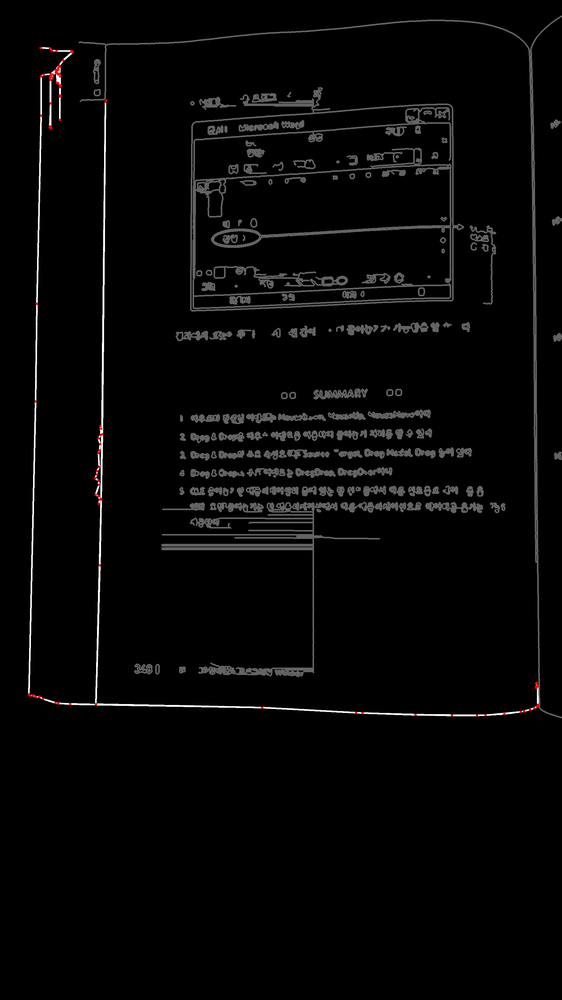
#> input picture pylab/beta lab/img 0.png, 562 x 1000 px, shrunk from 1836 x 3264 before the run
$ python -i '전처리.py'   (imports and definitions only)   (older library calls are emulated)
#> lines starting #> are read from the running program, lines starting #| are printed output that depends on the picture; after the words box and inside, x2 and y2 are one past the last pixel; in counts of white or black regions, pixels touching at a corner belong together
#> further down, picture is the input picture: shape (1000, 562, 3); mean B, G, R 6.4, 6.4, 6.5
import cv2
import os

def get_contours(image):
    # 그레이 스케일 먹이고, 가우시안 블루 먹인다.
    gray = cv2.cvtColor(image, cv2.COLOR_BGR2GRAY)
    blurred = cv2.GaussianBlur(gray, (7, 7), 0)
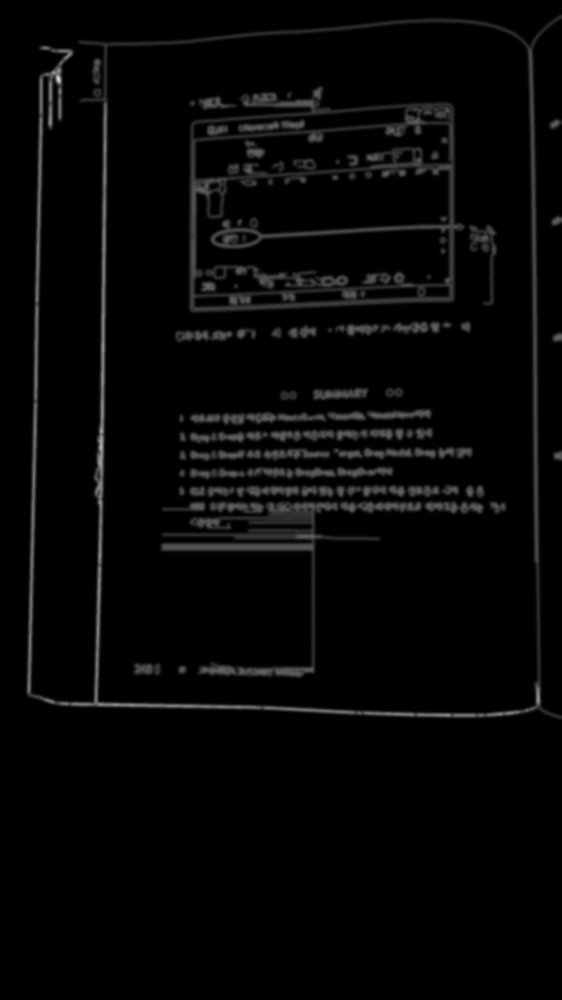
#> blurred: shape (1000, 562); min 0, max 217, mean 6.4

    # 엣지 검출 시킨다.
    edged = cv2.Canny(blurred, 0, 30)
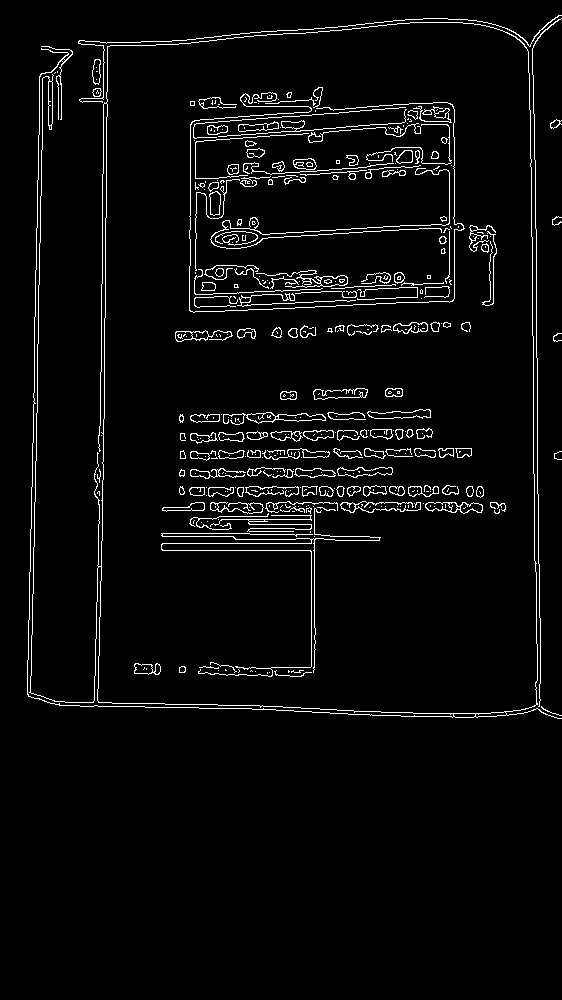
#> edged: shape (1000, 562); 3.9% white in thin lines or dots, all inside (x1, y1, x2, y2) = (27, 15, 562, 719)

    # 윤곽선 검출 한다.
    (_, contours, _) = cv2.findContours(edged, cv2.RETR_LIST, cv2.CHAIN_APPROX_NONE)
#> contours = 518 contours, 327 with area under 20; largest, box (x1, y1, x2, y2) and area: (27, 22, 562, 719) 290196, (97, 22, 538, 714) 289718, (223, 412, 326, 425) 488, (425, 502, 483, 514) 430, (313, 388, 368, 400) 407

    return contours

>>> import cv2
>>> picture = cv2.imread('img 0.png')
>>> result = get_contours(picture)
#> result has the same summary as contours in get_contours
